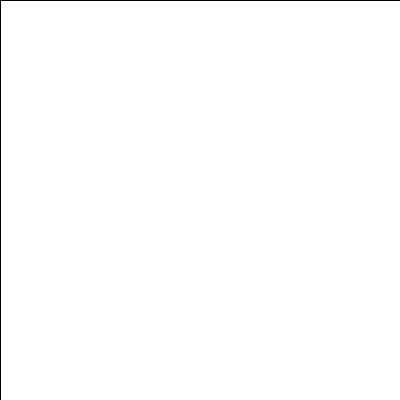
Frame 1 (no input)
Frame 60 (the mouse pressed at the canvas centre just before this capture): identical to frame 1, image omitted
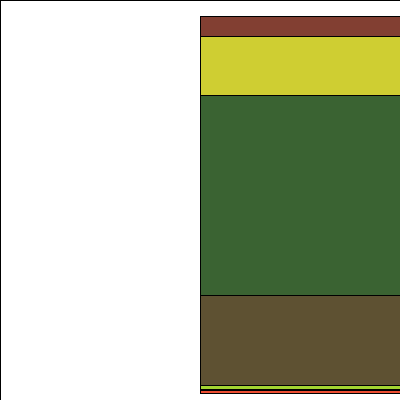
Frame 120 (the mouse held since frame 60 and released just before this capture)

The Processing sketch that drew these frames (run headless with seeded random() and noise(); from frame 60 on, the mouse is pressed at the canvas centre):

// Processing sketch: processing_27276
// ── processing_27276.pde

void setup() {
    size(400,400);
    rect(0,0,500,500); 
    
}

void draw () {
    fill(random(0,255),random(0,255), 50);
    rect (random(mouseX,mouseY),random(0,200),mouseX,mouseY); }

                
                
